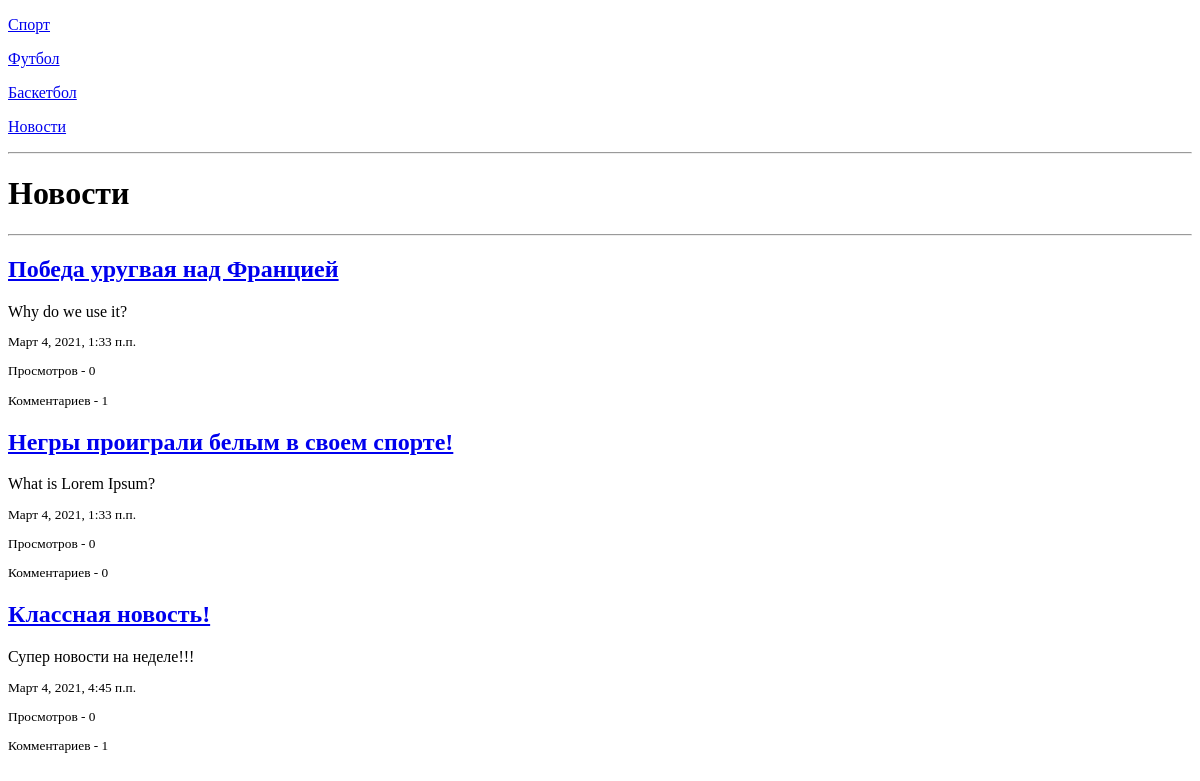
The app's page /, older data.
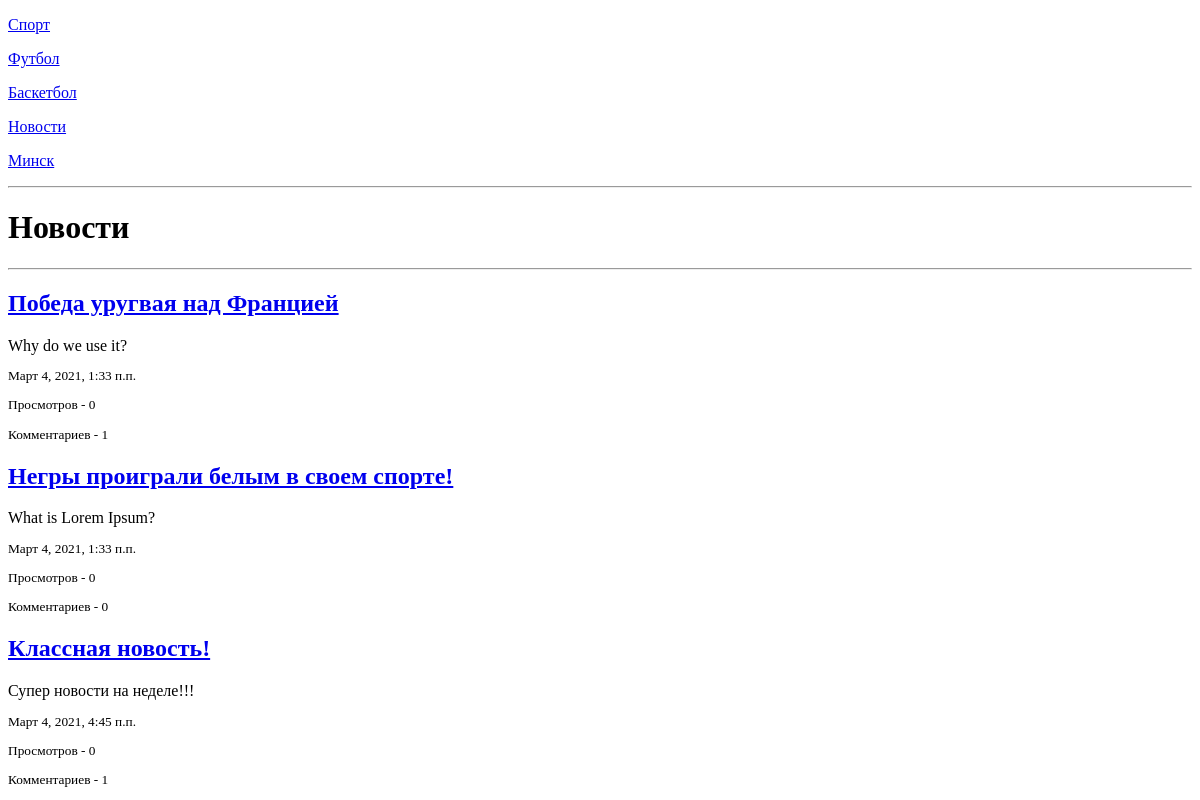
The same page, newer data.
### blog/models.py (models this page shows, shortened)
class Category(MPTTModel):
    name = models.CharField('Категории', max_length=100)
    slug = models.SlugField('url', max_length=100, unique=True)
    description = models.TextField('Описание категории', max_length=1000, default='', blank=True)
    parent = TreeForeignKey(
        'self',
        verbose_name='Родительская категория',
        on_delete=models.CASCADE,
        null=True,
        blank=True,
        related_name='children'
    )
    template = models.CharField('Шаблон', max_length=500, default='blog/sport_list.html')
    published = models.BooleanField('Отображать?', default=True)
    paginated = models.PositiveIntegerField('Кол-во новостей на страние', default=5)
    sort = models.PositiveIntegerField('Порядок', default=0)
    def get_absolute_url(self):
        return reverse('category', kwargs={'category_slug': self.slug})
    class Meta:
        verbose_name = 'Категория'
        verbose_name_plural = 'Категории'

class Post(models.Model):
    author = models.ForeignKey(
        User,
        verbose_name='Автор',
        on_delete=models.CASCADE,
        null=True,
        blank=True,
    )
    title = models.CharField('Название', max_length=250)
    subtitle = models.CharField('Подзаголовок', max_length=500, blank=True, null=True)
    slug = models.SlugField('url', max_length=250, unique=True)
    mini_text = models.TextField('Краткое описание', max_length=400)
    text = models.TextField('Описание', max_length=2000000)
    category = models.ForeignKey(
        Category,
        verbose_name='Категория',
        on_delete=models.CASCADE,
        null=True,
        related_name='category'
    )
    tags = models.ManyToManyField(Tag, verbose_name='Тег', blank=True, related_name='tag')
    created_date = models.DateTimeField('Дата создания', auto_now_add=True)
    edit_date = models.DateTimeField(
        'Дата изменения',
        default=timezone.now,
        blank=True,
        null=True
    )
    published_date = models.DateTimeField(
        'Дата публикации',
        default=timezone.now,
        blank=True,
        null=True
    )
    image = models.ImageField('Главная фотография', upload_to='post/', blank=True, null=True)
    template = models.CharField('Шаблон', max_length=500, default='blog/post_detail.html')
    published = models.BooleanField('Отображать?', default=True)
    viewed = models.IntegerField('Просмотрено', default=0)
    status = models.BooleanField('Для зарегестриованных', default=False)
    sort = models.PositiveIntegerField('Порядок', default=0)
    def get_absolute_url(self):
        return reverse('detail_post', kwargs={'category': self.category.slug, 'post_slug': self.slug})
    def get_comments_count(self):
        return self.comments.count()
    def get_category_template(self):
        return self.category.template
    class Meta:
        verbose_name = 'Новость'
        verbose_name_plural = 'Новости'

### blog/views.py (the view)
# urls.py: path('', views.PostListView.as_view()),
class PostListView(View):
    def get_qeryset(self):
        return Post.objects.filter(published_date__lte=datetime.now(), published=True)
    def get(self, request, category_slug=None, tag_slug=None):
        category_list = Category.objects.filter(published=True)
        if category_slug is not None:
            post_list = self.get_qeryset().filter(category__slug=category_slug, category__published=True)
        elif tag_slug is not None:
            post_list = self.get_qeryset().filter(tags__slug=tag_slug, tags__published=True)
        else:
            post_list = self.get_qeryset()
        if post_list.exists():
            template = post_list.first().get_category_template()
        else:
            template = 'blog/post_list.html'
        return render(request, template, {'categories': category_list, 'post_list': post_list})

### templates/blog/post_list.html (shortened to what this page needs)
<!DOCTYPE html>
<html lang="ru-en">
<head>
</head>
<body>
{% for category in categories %}
    <p><a href="{{ category.get_absolute_url }}">{{category.name}}</a></p>
{% endfor %}
<hr>
<h1>Новости</h1>
<hr>
{% if post_list%}
    {% for post in post_list %}
        <h2><a href="{{ post.get_absolute_url }}">{{post.title}}</a></h2>
        {{ post.mini_text }}
        <small><p>{{ post.published_date }}</p></small>
        <small><p>Просмотров - {{ post.viewed }}</p></small>
        <small><p>Комментариев - {{ post.get_comments_count }}</p></small>
    {% endfor %}
{% else %}
    <h2>Статей нет</h2>
{% endif %}
</body>
</html>

Row changes from the older to the newer data that the page shows:
added Category: name "Минск"
